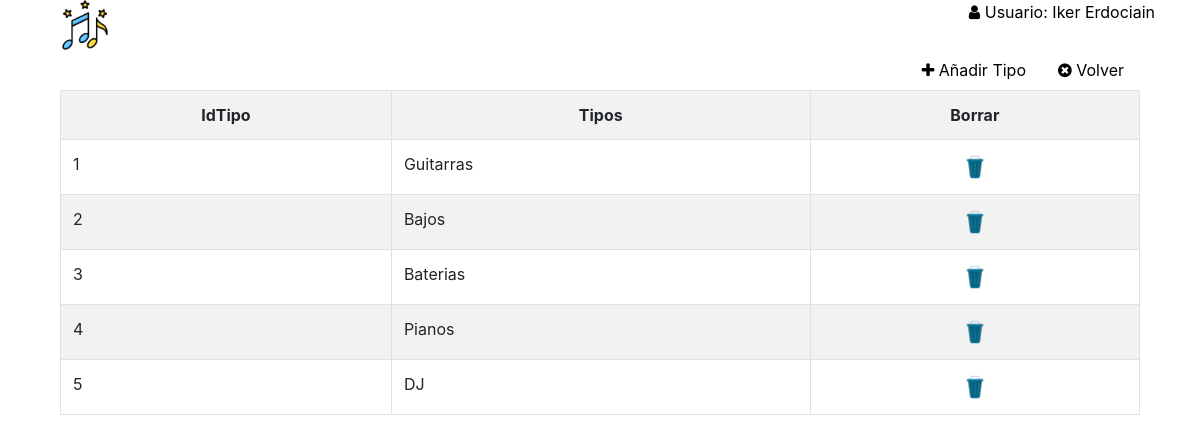
/lstTipos.php (signed in), run on the app's committed database.
### tables this page shows
CREATE TABLE `tipos` (
  `idTipo` int(11) NOT NULL,
  `tipo` varchar(50) NOT NULL
);

### lstTipos.php (the view, shortened to what this page needs)
<!DOCTYPE html>
<html lang="en">
<head>
    <link rel="stylesheet" href="https://cdnjs.cloudflare.com/ajax/libs/font-awesome/4.7.0/css/font-awesome.min.css">
    <link href="./bootstrap/css/bootstrap.min.css" rel="stylesheet">
</head>
<body>
    <div class="container">
        <a style="float: right;" href="#"><i class="fa fa-user" aria-hidden="true"></i>&nbsp;Usuario: <?php echo"$_SESSION[nombre]";?> </a>
	  <div class="form-group col-12">
	    <img src="./img/icon.png" style="width: 50px;" draggable="false">
		<ul class="nav justify-content-end">
            <li class="nav-item">
			    <a class="nav-link" href="./frmTipo.php"><i class="fa fa-plus" aria-hidden="true"></i>&nbsp;Añadir Tipo</a>
		    </li>
            <li class="nav-item">
			    <a class="nav-link" href="./menuadmin.php"><i class="fa fa-times-circle" aria-hidden="true"></i>&nbsp;Volver</a>
		    </li>
		</ul>
        <table class='table table-bordered table-striped table-hover'>
            <tr style="text-align: center;">
                <th>IdTipo</th>
                <th>Tipos</th>
                <th>Borrar</th>
            </tr>
        <?php
            include ("conexion.php");
            $sql = "SELECT * FROM tipos";
            $query = mysqli_query($conexion, $sql) or die("ERROR EN EL SELECT");
            while($linea=mysqli_fetch_array($query)){
                echo "
                <tr>
                    <td>$linea[idTipo]</td>
                    <td>$linea[tipo]</td>
                    <td align='center'><a href='delTipo.php?id=$linea[idTipo]' onclick=\"return confirm('¿Seguro que deseas borrar este tipo?')\"><img src='./img/trash.png' draggable='false' style='width:30px;'></a></td>
                </tr>";
            }
        ?>
        </table>
    </div>
</body>
</html>

### lstTipos.php (style rules this page uses)
html { user-select: none; }
a { cursor: pointer; color: #000; }

### data on the page
tipos: idTipo "1", tipo "Guitarras"
tipos: idTipo "2", tipo "Bajos"
tipos: idTipo "3", tipo "Baterias"
tipos: idTipo "4", tipo "Pianos"
tipos: idTipo "5", tipo "DJ"

### other printed values
$_SESSION[nombre] "Iker Erdociain"
